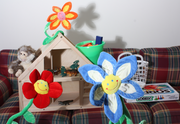
#> input picture data/flowers_left.png, 180 x 124 px
$ jupyter execute L12_476.ipynb   (shell and % lines are left out)
#> lines starting #> are read from the running program, lines starting #| are printed output that depends on the picture
### src/util.py
import imageio
import numpy as np
import matplotlib.pyplot as plt
import skimage as skim


def imread_grayfloat(path):
#> called with path = '../data/flowers_left.png'
    return skim.color.rgb2gray(byte2float(imageio.imread(path)))
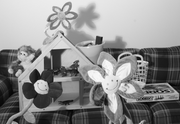
#> returned value: shape (124, 180) float32; min 0, max 0.996, mean 0.557

def byte2float(img):
    """ Convert an image from bytes (0-255) to floats (0.0-1.0) """
    return img.astype(np.float32) / 255.0

def imshow_gray(img):
    assert len(img.shape) == 2
    plt.imshow(img, cmap="gray")

# [10 lines left out: function imshow_truesize, not called in this run]


### notebooks/L12_476.ipynb
## Lecture 12

#### Announcements
* Homework self-reflection due tonight
* Midterm exam wrapper due Sunday night
* P2 survey was not posted, but it is now. Please fill it out by tonight (artifact deadline)

#### Goals
* Be able to implement a basic rectified stereo depth estimation routine.
* Understand why matching is the hard part of stereo vision.
* Know the definition and formation of the stereo cost volume.
* Know why and how to use the normalized cross-correlation cost function for stereo matching.
* Understand the construction of the **intrinsic** and **extrinsic** camera matrices.

[cell 1]
# boilerplate setup


import os
import sys

src_path = os.path.abspath("../src")
if (src_path not in sys.path):
    sys.path.insert(0, src_path)

# Library imports
import numpy as np
import imageio.v3 as imageio
import matplotlib.pyplot as plt
import skimage as skim
import cv2

# codebase imports
import util
import filtering
import features
import geometry

#### Outline

* Rectified stereo:

  * depth from disparity reduces stereo vision to the correspondence problem

  * assumed a simple case: this is the **rectified case** where (assumptions)

  * correspondence - sounds familiar, but now it's dense. some metrics:

    * SSD - sum of squared differences
    * SSD - sum of absolute differences
    * CC - cross-correlation: filter the right scanline with the left patch; where product is highest, call it a match; in practice, use NCC instead:
    * NCC - normalized cross-correlation: standardize (subtract mean, divide by std) patches before multiplication to add invariance to photometric changes

  * The **cost volume**: given a matching cost c:

    ```
    for i in rows:
      for j in columns:
        for d in disparities:
          C[i, j, d] = c(img1[i,j], img2[i,j+d])
    ```

    (note that c will usually look at a patch around img[i,j])

[cell 2]
left = util.imread_grayfloat("../data/flowers_left.png")
right = util.imread_grayfloat("../data/flowers_right.png")
#> call 2 of imread_grayfloat, with path = '../data/flowers_right.png'
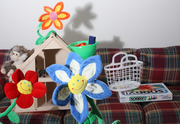
#> input picture data/flowers_right.png, 180 x 124 px
#> in imread_grayfloat (call 2), `return skim.color.rgb2gray(byte2float(imageio.imread(path)))`:
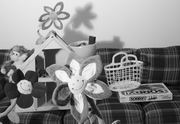
#> returned value: shape (124, 180) float32; min 0, max 0.992, mean 0.54

[cell 3]
util.imshow_gray(np.vstack((left, right)))
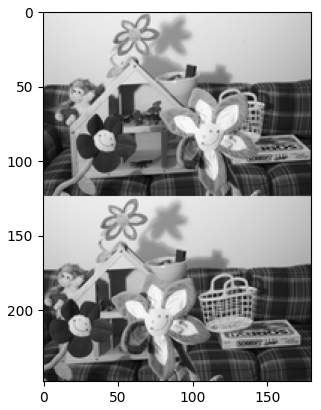
#> figure drawn by matplotlib, 1 panel

[cell 4]
# patch = left[115:125, 205:215]
# patch = left[55:61, 102:107]
patch = left[0:35, 45:80]
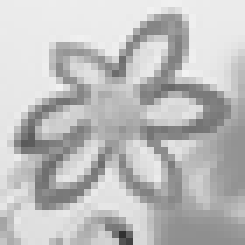
#> patch: shape (35, 35) float32 (shown 7 times larger); min 0.193, max 0.951, mean 0.747

util.imshow_gray(patch)

[cell 5]
def fast_filter(img, filter):
    return cv2.filter2D(img, -1, filter)

[cell 6]
kernel = patch - patch.mean()
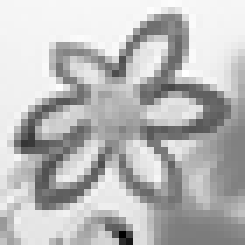
#> kernel: shape (35, 35) float32 (shown 7 times larger); min -0.554, max 0.204, mean 0; drawn with min black and max white
xcorr_out = fast_filter(right-right.mean(), patch-patch.mean())
#> in fast_filter, `return cv2.filter2D(img, -1, filter)`:
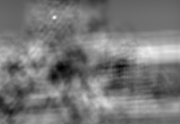
#> returned value: shape (124, 180) float32; min -16.13, max 26.23, mean 3.7; drawn with min black and max white
plt.imshow(np.vstack([right, xcorr_out/xcorr_out.max()]))
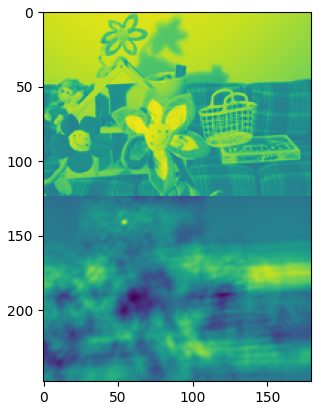
#> figure drawn by matplotlib, 1 panel

[cell 7]
import tqdm

def ncc_cost(left_patch, right_patch):
    lp = (left_patch - left_patch.mean()) / left_patch.std()
    rp = (right_patch - right_patch.mean()) / right_patch.std()
    return (lp * rp).sum()

def ssd_cost(left_patch, right_patch):
    return np.sum((left_patch - right_patch)**2)

def sad_cost(left_patch, right_patch):
    return np.sum(np.abs(left_patch - right_patch))

H, W = left.shape
#> H = 124; W = 180
window = 5
hw = window // 2

disparity_img = np.zeros_like(left)

disparity_limit = 60


for i in tqdm.tqdm(range(hw, H-hw)):
    low_i = i-hw
    high_i = i+hw+1
    for j in range(hw, W-hw):
        low_j = j-hw
        high_j = j+hw+1
        left_patch = left[low_i:high_i, low_j:high_j]
        costs = 1e5 * np.ones((disparity_limit*2+1))
        for d in range(-disparity_limit, disparity_limit+1): # disparities
            if 0 <= low_j+d and high_j+d <= W:
                right_patch = right[low_i:high_i, low_j+d:high_j+d]
                costs[d + disparity_limit] = ssd_cost(left_patch, right_patch)
        disparity_img[i,j] = np.argmin(costs) - disparity_limit

plt.imshow(np.vstack([left, disparity_img/disparity_img.max()]))
plt.colorbar()
